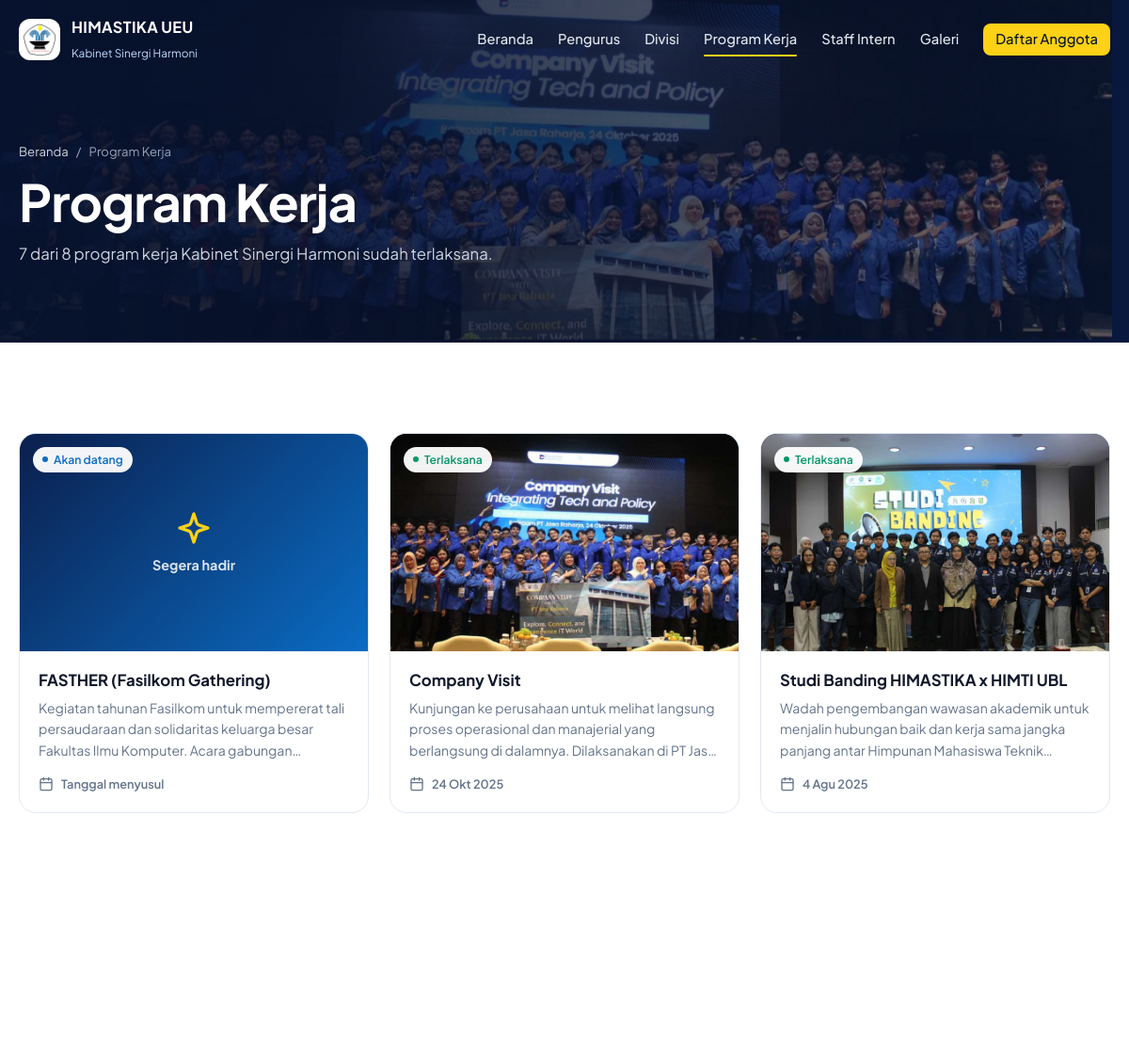
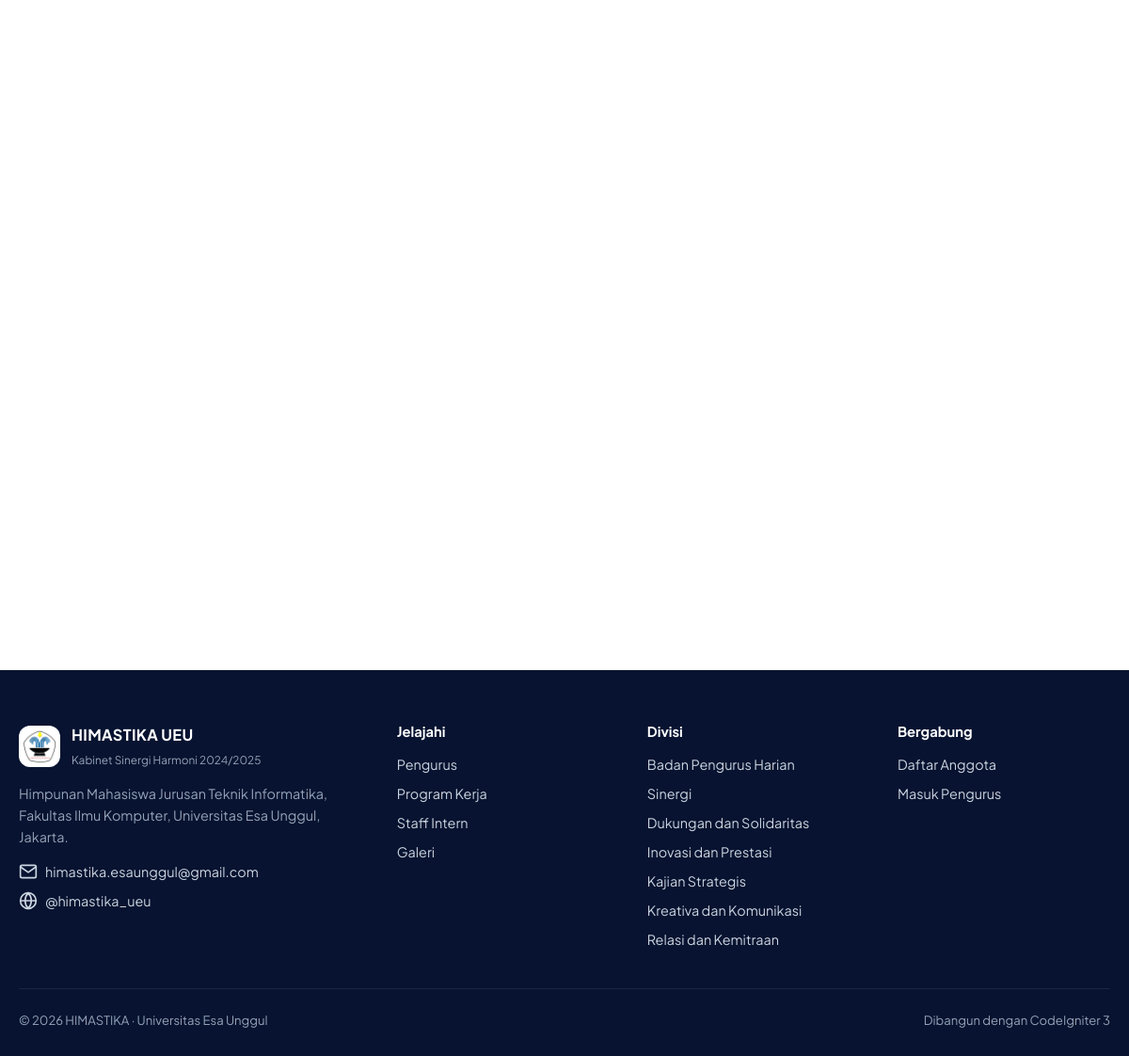
/index.php/home/proker_list, run on the app's committed database (2 pictures, top to bottom).
### tables this page shows
CREATE TABLE `proker` (
  `id` int(11) NOT NULL,
  `judul` varchar(255) NOT NULL,
  `deskripsi` text DEFAULT NULL,
  `tanggal` date DEFAULT NULL,
  `status` tinyint(1) DEFAULT 0,
  `foto` varchar(255) DEFAULT NULL
);

### application/controllers/Home.php (called while the page is built, shortened)
<?php
class Home extends CI_Controller {
    public function __construct() {
        $this->load->model(['Anggota_model', 'Proker_model', 'Informasi_model', 'Intern_model', 'Galeri_model']);
    }
    private function page($view, $data, $title, $active) {
        $data['title']  = $title ? $title . ' · HIMASTIKA UEU' : 'HIMASTIKA UEU · Himpunan Mahasiswa Teknik Informatika';
        $data['active'] = $active;
        $this->load->view('layouts/public_header', $data);
        $this->load->view($view, $data);
        $this->load->view('layouts/public_footer', $data);
    }
    private function prokers_sorted() {
        $prokers = $this->Proker_model->getAll();
        usort($prokers, function ($a, $b) {
            if ((int) $a->status !== (int) $b->status) return (int) $a->status - (int) $b->status;
            return strcmp((string) $b->tanggal, (string) $a->tanggal);
        });
        return $prokers;
    }
    public function proker_list() {
        $prokers = $this->prokers_sorted();
        $data = [
            'prokers'        => $prokers,
            'total_proker'   => count($prokers),
            'proker_selesai' => count(array_filter($prokers, function ($p) { return (int) $p->status === 1; })),
        ];
        $this->page('home/proker_list', $data, 'Program Kerja', 'proker');
    }
}

### index.php (called while the page is built, shortened)
<?php
require_once BASEPATH.'core/CodeIgniter.php';

### application/models/Proker_model.php (called while the page is built, shortened)
<?php
class Proker_model extends CI_Model {
    public function getAll() {
        return $this->db->order_by('id', 'DESC')->get('proker')->result();
    }
}

### application/views/partials/proker_card.php (the view)
<?php
$done = (int) $p->status === 1;
$src  = foto_url($p->foto ?? null);
?>
<a href="<?= base_url('program-kerja/' . $p->id); ?>" class="pcard reveal" style="--d:<?= isset($d) ? $d : 0; ?>s">
  <div class="ph">
    <?php if ($src): ?>
      <img src="<?= $src; ?>" alt="<?= html_escape($p->judul); ?>" loading="lazy">
    <?php else: ?>
      <div class="placeholder"><?= icon($done ? 'check-circle' : 'sparkles'); ?><span><?= $done ? 'Terlaksana' : 'Segera hadir'; ?></span></div>
    <?php endif; ?>
    <span class="badge <?= $done ? 'badge-done' : ''; ?>"><?= $done ? 'Terlaksana' : 'Akan datang'; ?></span>
  </div>
  <div class="body">
    <h3><?= html_escape($p->judul); ?></h3>
    <?php if (!empty($p->deskripsi)): ?><p><?= html_escape($p->deskripsi); ?></p><?php endif; ?>
    <span class="date"><?= icon('calendar'); ?> <?= !empty($p->tanggal) ? tgl($p->tanggal) : 'Tanggal menyusul'; ?></span>
  </div>
</a>

### assets/css/app.css (style rules this page uses)
:root { --navy-900: #071330; --navy-800: #0b1f4d; --navy-700: #12306e; --blue-600: #0a6cc4; --blue-500: #1d84e0; --blue-100: #e3f0fd; --blue-50: #f2f8fe; --yellow: #fcd116; --yellow-600: #e0b400; --ink: #0f172a; --body: #334155; --muted: #64748b; --line: #e2e8f0; --bg: #f5f7fb; --white: #ffffff; --green: #059669; --green-bg: #dcfce7; --amber: #b45309; --amber-bg: #fef3c7; --red: #dc2626; --red-bg: #fee2e2; --radius: 14px; --radius-sm: 10px; --shadow-sm: 0 1px 2px rgba(15, 23, 42, .06); --shadow: 0 10px 30px -12px rgba(11, 31, 77, .18); --font: "Plus Jakarta Sans", system-ui, -apple-system, "Segoe UI", Roboto, sans-serif; --sidebar: 264px; }
*, *::before, *::after { box-sizing: border-box; }
html { -webkit-text-size-adjust: 100%; }
body { margin: 0; font-family: var(--font); color: var(--body); background: var(--bg); line-height: 1.6; -webkit-font-smoothing: antialiased; }
img { max-width: 100%; display: block; }
a { color: var(--blue-600); text-decoration: none; }
h1, h2, h3, h4 { color: var(--ink); line-height: 1.25; margin: 0; }
p { margin: 0; }
.badge { display: inline-flex; align-items: center; gap: 6px; padding: 4px 10px; border-radius: 999px; font-size: .76rem; font-weight: 600; white-space: nowrap; background: var(--blue-50); color: var(--blue-600); }
.badge::before { content: ""; width: 6px; height: 6px; border-radius: 50%; background: currentColor; }
.badge-diterima, .badge-done { background: var(--green-bg); color: var(--green); }
.pub { background: var(--white); }
.reveal { opacity: 0; transform: translateY(20px); transition: opacity .7s ease, transform .7s ease; }
.reveal.in { opacity: 1; transform: none; }
.reveal { transition-delay: var(--d, 0s); }
.pcard { display: flex; flex-direction: column; border-radius: 18px; overflow: hidden; background: var(--white); border: 1px solid var(--line); color: inherit; transition: transform .35s, box-shadow .35s; }
.pcard .ph { position: relative; aspect-ratio: 16 / 10; overflow: hidden; background: linear-gradient(135deg, var(--navy-800), var(--blue-600)); display: grid; place-items: center; }
.pcard .ph img { width: 100%; height: 100%; object-fit: cover; transition: transform .7s cubic-bezier(.2,.7,.2,1); }
.pcard .ph .placeholder { color: rgba(255,255,255,.85); display: grid; justify-items: center; gap: 8px; font-weight: 700; font-size: .9rem; }
.pcard .ph .badge { position: absolute; top: 14px; left: 14px; background: rgba(255,255,255,.95); }
.pcard .ph .badge.badge-done { color: var(--green); }
.pcard .body { padding: 20px; display: flex; flex-direction: column; gap: 8px; flex: 1; }
.pcard h3 { font-size: 1.05rem; }
.pcard p { font-size: .88rem; color: var(--muted); display: -webkit-box; -webkit-line-clamp: 3; -webkit-box-orient: vertical; overflow: hidden; }
.pcard .date { margin-top: auto; padding-top: 6px; display: flex; align-items: center; gap: 8px; font-size: .8rem; color: var(--muted); font-weight: 600; }
html, body { overflow-x: clip; }

### data on the page
proker: judul "FASTHER (Fasilkom Gathering)", deskripsi "Kegiatan tahunan Fasilkom untuk mempererat tali persaudaraan dan solidaritas keluarga besar Fakultas Ilmu Komputer. Acara…"
proker: foto (picture), judul "Company Visit", deskripsi "Kunjungan ke perusahaan untuk melihat langsung proses operasional dan manajerial yang berlangsung di dalamnya. Dilaksanakan di PT…", tanggal "24 Okt 2025"
proker: foto (picture), judul "Studi Banding HIMASTIKA x HIMTI UBL", deskripsi "Wadah pengembangan wawasan akademik untuk menjalin hubungan baik dan kerja sama jangka panjang antar Himpunan Mahasiswa…", tanggal "4 Agu 2025"

### other printed values
$m[1] "Beranda"
$m[1] "Pengurus"
$m[1] "Divisi"
$m[1] "Program Kerja"
$m[1] "Staff Intern"
$m[1] "Galeri"
$proker_selesai "7"
$total_proker "8"
$kab['nama'] . ' ' . $kab['periode'] "Kabinet Sinergi Harmoni 2024/2025"
$kab['email'] "himastika.esaunggul@gmail.com"
$kab['instagram'] "himastika_ueu"
$d['nama'] "Badan Pengurus Harian"
$d['nama'] "Sinergi"
$d['nama'] "Dukungan dan Solidaritas"
$d['nama'] "Inovasi dan Prestasi"
